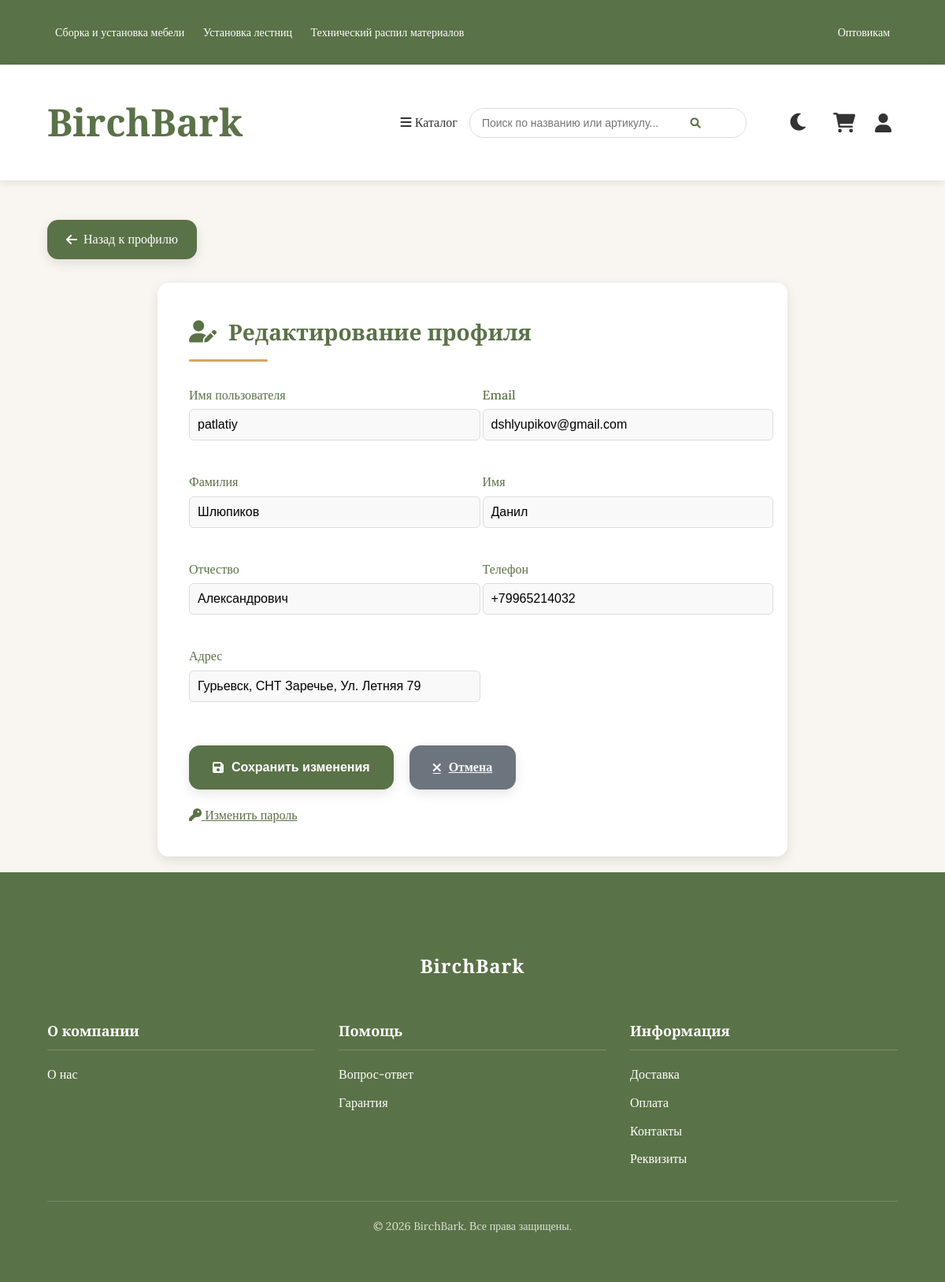
The app's page /edit-profile.php (signed in) with its own data.
### tables this page shows
CREATE TABLE `Users` (
  `user_id` int UNSIGNED NOT NULL,
  `last_name` varchar(255) NOT NULL,
  `first_name` varchar(255) NOT NULL,
  `middle_name` varchar(255) DEFAULT NULL,
  `phone` varchar(20) NOT NULL,
  `address` text NOT NULL,
  `role_id` int UNSIGNED NOT NULL
);

CREATE TABLE `UserCredentials` (
  `user_id` int UNSIGNED NOT NULL,
  `username` varchar(255) NOT NULL,
  `password` varchar(255) NOT NULL,
  `email` varchar(255) NOT NULL
);

### edit-profile.php (the view, shortened to what this page needs)
<?php
$db = new PDO('mysql:host=localhost;dbname=supercy8_bd;charset=utf8', 'supercy8_bd', 'al1vaawitch133711072005!');
$stmt = $db->prepare("
    SELECT u.*, uc.email, uc.username
    FROM Users u
    JOIN UserCredentials uc ON u.user_id = uc.user_id
    WHERE u.user_id = ?
");
$stmt->execute([$_SESSION['user_id']]);
$user = $stmt->fetch(PDO::FETCH_ASSOC);
?>
<!DOCTYPE html>
<html lang="ru" data-theme="light">
<head>
    <link rel="stylesheet" href="https://cdnjs.cloudflare.com/ajax/libs/font-awesome/6.0.0-beta3/css/all.min.css">
</head>
<body>
<?php include 'header.php'; ?>
    <div class="container">
        <a href="profile.php" class="back-btn"><i class="fas fa-arrow-left"></i> Назад к профилю</a>
        <div class="edit-container">
            <div class="edit-card">
                <h1 class="edit-title"><i class="fas fa-user-edit"></i> Редактирование профиля</h1>
                <form method="POST">
                    <div class="form-grid">
                        <div class="form-group">
                            <label for="username" class="form-label">Имя пользователя</label>
                            <input type="text" id="username" name="username" class="form-input"
                                   value="<?= htmlspecialchars($user['username']) ?>" required>
                        </div>
                        <div class="form-group">
                            <label for="email" class="form-label">Email</label>
                            <input type="email" id="email" name="email" class="form-input"
                                   value="<?= htmlspecialchars($user['email']) ?>" required>
                        </div>
                        <div class="form-group">
                            <label for="last_name" class="form-label">Фамилия</label>
                            <input type="text" id="last_name" name="last_name" class="form-input"
                                   value="<?= htmlspecialchars($user['last_name']) ?>" required>
                        </div>
                        <div class="form-group">
                            <label for="first_name" class="form-label">Имя</label>
                            <input type="text" id="first_name" name="first_name" class="form-input"
                                   value="<?= htmlspecialchars($user['first_name']) ?>" required>
                        </div>
                        <div class="form-group">
                            <label for="middle_name" class="form-label">Отчество</label>
                            <input type="text" id="middle_name" name="middle_name" class="form-input"
                                   value="<?= htmlspecialchars($user['middle_name']) ?>">
                        </div>
                        <div class="form-group">
                            <label for="phone" class="form-label">Телефон</label>
                            <input type="tel" id="phone" name="phone" class="form-input"
                                   value="<?= htmlspecialchars($user['phone']) ?>" required>
                        </div>
                        <div class="form-group">
                            <label for="address" class="form-label">Адрес</label>
                            <input type="text" id="address" name="address" class="form-input"
                                   value="<?= htmlspecialchars($user['address']) ?>" required>
                        </div>
                    </div>
                    <div class="action-buttons">
                        <button type="submit" class="btn btn-primary"><i class="fas fa-save"></i> Сохранить изменения</button>
                        <a href="profile.php" class="btn btn-secondary"><i class="fas fa-times"></i> Отмена</a>
                    </div>
                    <a class="change-password-link" onclick="openPasswordModal()">
                        <i class="fas fa-key"></i> Изменить пароль
                    </a>
                </form>
            </div>
        </div>
    </div>
    <footer class="footer">
<?php include 'footer.php'; ?>
    </footer>
</body>
</html>

### edit-profile.php (style rules this page uses)
:root { --primary-color: #5a7247; --secondary-color: #d4a762; --bg-light: #f9f5f0; --bg-dark: #2a2a2a; --text-light: #333; --text-dark: #f0f0f0; --border-radius: 14px; --transition: all 0.3s ease; --box-shadow: 0 5px 15px rgba(0,0,0,0.1); --error-color: #e74c3c; --success-color: #2ecc71; }
body { font-family: 'Lora', serif; margin: 0; padding: 0; background-color: var(--bg-light); color: var(--text-light); transition: var(--transition); line-height: 1.6; }
h1, h2, h3 { font-family: 'Cormorant Garamond', serif; font-weight: 600; }
.container { max-width: 1200px; margin: 0 auto; padding: 20px; }
.back-btn { display: inline-flex; align-items: center; gap: 8px; padding: 12px 24px; background-color: var(--primary-color); color: white; text-decoration: none; border-radius: var(--border-radius); margin: 30px 0; transition: var(--transition); font-size: 16px; box-shadow: var(--box-shadow); }
.edit-container { max-width: 800px; margin: 0 auto; animation: fadeIn 0.5s ease-out; }
.edit-card { background-color: white; border-radius: var(--border-radius); box-shadow: var(--box-shadow); padding: 40px; transition: var(--transition); }
.edit-title { color: var(--primary-color); margin: 0 0 30px 0; font-size: 28px; position: relative; padding-bottom: 15px; display: flex; align-items: center; gap: 15px; }
.edit-title::after { content: ''; position: absolute; bottom: 0; left: 0; width: 100px; height: 3px; background: var(--secondary-color); border-radius: 3px; }
.form-grid { display: grid; grid-template-columns: repeat(auto-fill, minmax(300px, 1fr)); gap: 25px; }
.form-group { margin-bottom: 25px; transition: var(--transition); }
.form-label { display: block; margin-bottom: 10px; font-weight: 600; color: var(--primary-color); font-size: 16px; }
.form-input { width: 90%; padding: 12px 15px; border: 1px solid #ddd; border-radius: var(--border-radius); font-size: 16px; transition: var(--transition); background-color: #f9f9f9; }
.action-buttons { display: flex; gap: 20px; margin-top: 40px; }
.btn { display: inline-flex; align-items: center; justify-content: center; padding: 15px 30px; border: none; border-radius: var(--border-radius); cursor: pointer; font-size: 16px; font-weight: 600; transition: var(--transition); box-shadow: var(--box-shadow); }
.btn i { margin-right: 10px; }
.btn-primary { background-color: var(--primary-color); color: white; }
.btn-secondary { background-color: #6c757d; color: white; }
.change-password-link { color: var(--primary-color); text-decoration: underline; cursor: pointer; margin-top: 20px; display: inline-block; }

### header.php (style rules this page uses)
:root { --primary-color: #5a7247; --secondary-color: #d4a762; --bg-light: #f9f5f0; --bg-dark: #2a2a2a; --text-light: #333; --text-dark: #f0f0f0; }
body { font-family: 'Lora', serif; margin: 0; padding: 0; background-color: var(--bg-light); color: var(--text-light); transition: all 0.3s ease; }
.container { width: 90%; max-width: 1200px; margin: 0 auto; }
.form-group { margin-bottom: 15px; }
.form-group label { display: block; margin-bottom: 5px; font-weight: 500; }
.form-group input, .form-group select { width: 100%; padding: 10px; border: 1px solid #ddd; border-radius: 6px; font-size: 16px; }

### footer.php (style rules this page uses)
body { display: flex; flex-direction: column; min-height: 100vh; margin: 0; }
.container { flex: 1; }
.footer { background-color: var(--primary-color); color: white; padding: 40px 0 20px; margin-top: auto; }

### records on screen
users: username "patlatiy", email "dshlyupikov@gmail.com", last_name "Шлюпиков", first_name "Данил", middle_name "Александрович", phone "+79965214032", address "Гурьевск, СНТ Заречье, Ул. Летняя 79"
